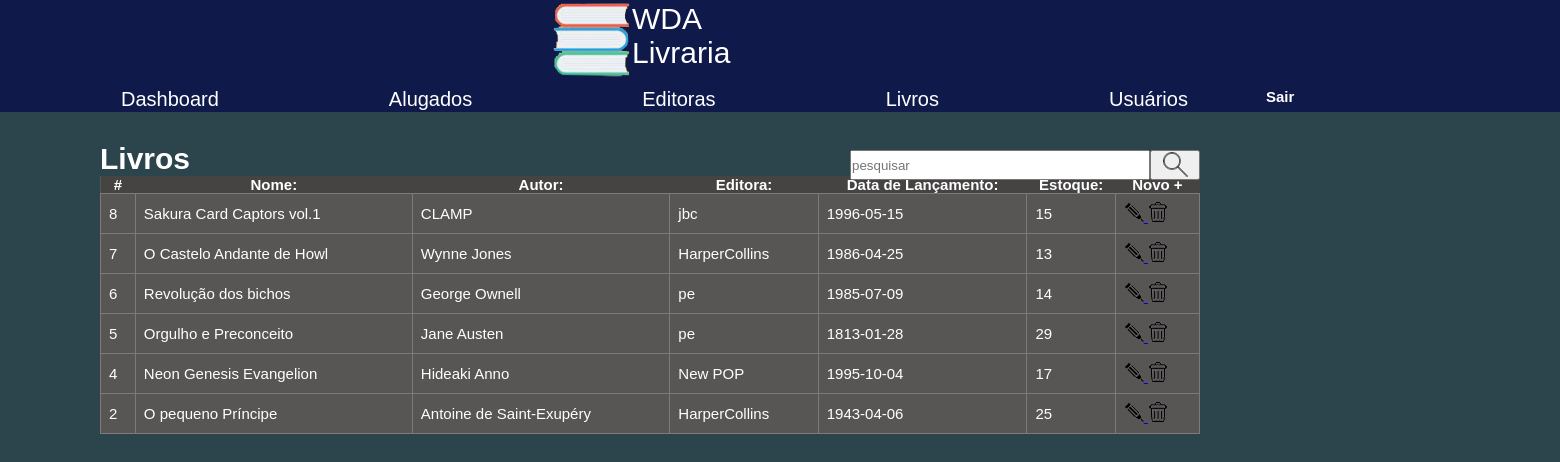
The app's page /livr.php with its own data.
### tables this page shows
CREATE TABLE `livros` (
  `id` int NOT NULL AUTO_INCREMENT,
  `nomel` varchar(45) NOT NULL,
  `autor` varchar(45) NOT NULL,
  `editoral` varchar(45) NOT NULL,
  `lanc` date NOT NULL,
  `estoque` int NOT NULL,
  PRIMARY KEY (`id`)
);

### livr.php (the view, shortened to what this page needs)
<?php
include_once('config.php');
$sql="SELECT*FROM livros ORDER BY id DESC";
if(!empty($_GET['search']))
{
 $data=$_GET['search'];
 $sql="SELECT*FROM livros WHERE id LIKE '%$data%' or nomel LIKE '%$data%' or autor LIKE '%$data%'  or editoral LIKE '%$data%' or lanc LIKE '%$data%' or estoque LIKE '%$data%' ORDER BY id DESC";
}
else{
 $sql="SELECT*FROM livros ORDER BY id DESC";
}
$result=$conexao->query($sql);
?>
<!DOCTYPE html>
<html lang="en">
<head>
<link rel="stylesheet" href="estilos/livr.css">
</head>
<body>
<header>
<a id="dash" href="dash.php">
<div id="logo">
<img src="imagens/logo4.png">WDA Livraria
</div>
</a>
<nav>
<a href="dash.php">Dashboard</a>
 <a href="alug.php">Alugados</a>
 <a href="edito.php">Editoras</a>
 <a href="livr.php">Livros</a>
 <a href="usu.php">Usuários</a>
 <a href="home.php">
 <button id="sair"><b>Sair</b></button>
</a>
</nav>
</header>
<div class="corpo">
<h1>Livros</h1>
<div class="box-search">
  <input type="search" placeholder="pesquisar" id="pesquisar">
  <button onclick="searchData()" id="pesq">
  <img src="imagens/lupa4.png" alt="Pesquisar">
  </button>
 </div>
<table class="table">
  <thead>
    <tr>
    <th scope="col">#</th>
    <th scope="col">Nome:</th>
    <th scope="col">Autor:</th>
    <th scope="col">Editora:</th>
    <th scope="col">Data de Lançamento:</th>
    <th scope="col">Estoque:</th>
    <th scope="col"><a id="novo" href="livrcad.php"><b>Novo +</b></a></th>
    </tr>
  </thead>
  <tbody>
    <?php
      while($user_data=mysqli_fetch_assoc($result)){
        echo"<tr>";
        echo"<td>".$user_data['id']."</td>";
        echo"<td>".$user_data['nomel']."</td>";
        echo"<td>".$user_data['autor']."</td>";
        echo"<td>".$user_data['editoral']."</td>";
        echo"<td>".$user_data['lanc']."</td>";
        echo"<td>".$user_data['estoque']."</td>";
        echo"<td>
          <a href='livroEdit.php?id=$user_data[id]'><img src='imagens/lapismenor.png'>
          </a>
          <a href='livroDelete.php?id=$user_data[id]'><img src='imagens/lixeiramenor.png'>
          </a>
          </td>";
        echo"</tr>";
      }
    ?>
  </tbody>
</table>
</div>
</body>
</html>

### estilos/livr.css (style rules this page uses)
* { margin: 0; padding: 0; }
:root { --azulc:rgb(102, 177, 200); --azul:rgb(15, 26, 75); }
body { background-color: rgb(44, 69, 77); font-family:'Gill Sans', 'Gill Sans MT', Calibri, 'Trebuchet MS', sans-serif; font-size:15px; color:white; overflow-x: hidden; }
header { position:relative; background-color:rgb(15, 26, 75); height: 110px; width:1800px; padding:1px; }
#dash { text-decoration:none; color:white; }
#logo { width:100px; margin-left:550px; font-size:30px; display: flex; padding:1px; }
nav { display:flex; font-size:20px; }
nav a { margin-top:10px; margin-right:50px; margin-left:120px; margin-bottom: 10px; color:white; text-decoration:none; }
#sair { position:absolute; top:88px; left:1266px; background-color:rgb(15, 26, 75); color:white; border:none; font-size:15px; cursor:pointer; }
.corpo { margin-top:30px; margin-left:100px; width:1800px; height:100px; border-radius:4px; }
table { width:1100px; border-collapse:collapse; background-color: rgb(88, 85, 85); }
td { border:1px solid rgb(128, 121, 121); padding:8px; }
thead { background-color: rgb(70, 68, 67); }
thead #novo { text-decoration: none; color:white; }

### livr.php (style rules this page uses)
body { overflow-x:hidden; }
#novo { text-decoration:none; color:white; }
.box-search { position:absolute; display:flex; top:150px; left:850px; gap:0.1%; }
#pesquisar { width:300px; height:30px; }
#pesq { position:absolute; top:0px; left:300px; background-color:none; width:50px; height:30px; }

### records on screen
livros: id "8", nomel "Sakura Card Captors vol.1", autor "CLAMP", editoral "jbc", lanc "1996-05-15", estoque "15"
livros: id "7", nomel "O Castelo Andante de Howl", autor "Wynne Jones", editoral "HarperCollins", lanc "1986-04-25", estoque "13"
livros: id "6", nomel "Revolução dos bichos", autor "George Ownell", editoral "pe", lanc "1985-07-09", estoque "14"
livros: id "5", nomel "Orgulho e Preconceito", autor "Jane Austen", editoral "pe", lanc "1813-01-28", estoque "29"
livros: id "4", nomel "Neon Genesis Evangelion", autor "Hideaki Anno", editoral "New POP", lanc "1995-10-04", estoque "17"
livros: id "2", nomel "O pequeno Príncipe", autor "Antoine de Saint-Exupéry", editoral "HarperCollins", lanc "1943-04-06", estoque "25"
